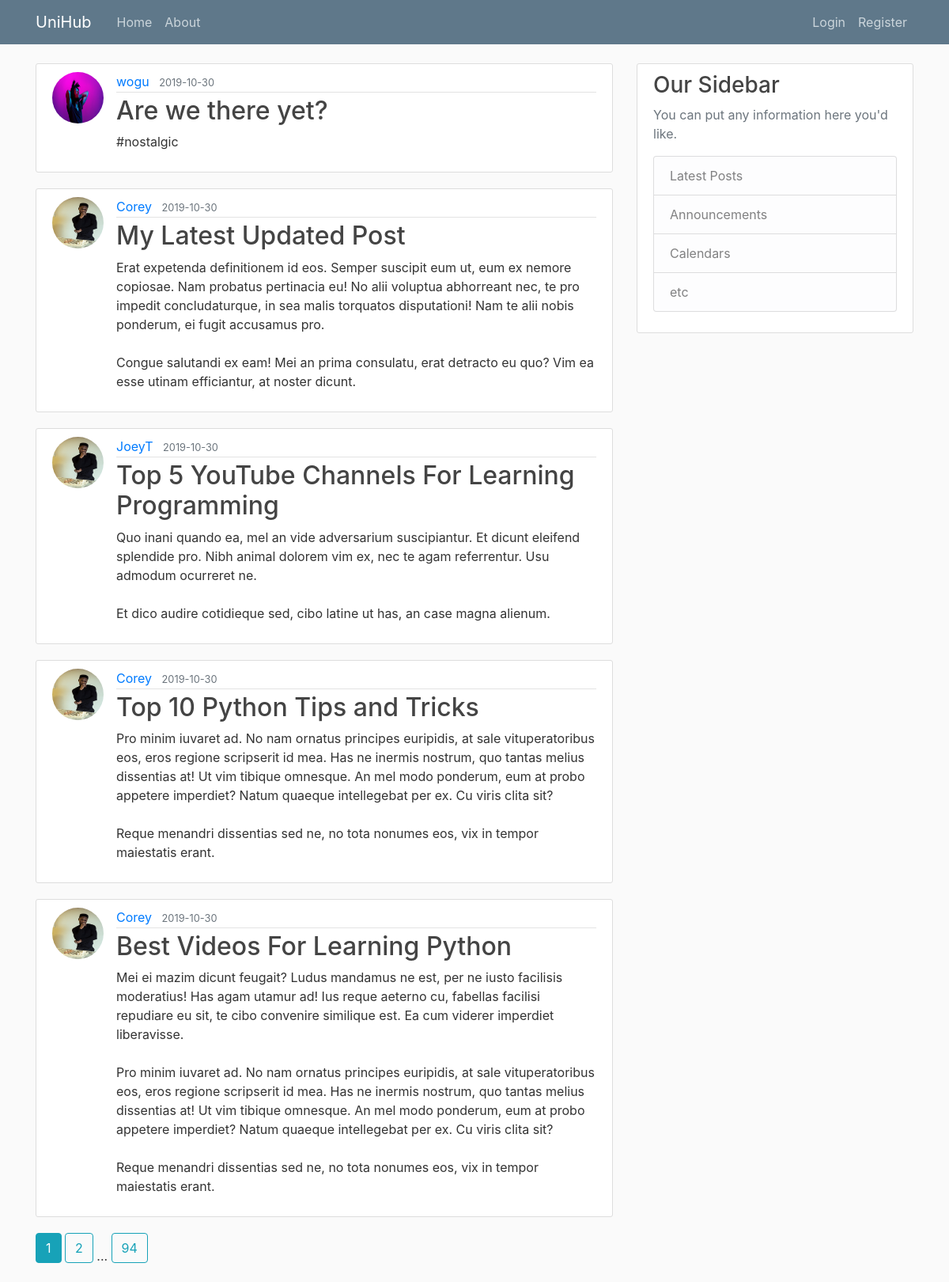
The page /home on the database its author committed.
### flaskblog/models.py (models this page shows, shortened)
class Post(db.Model):
    id = db.Column(db.Integer, primary_key=True)
    title = db.Column(db.String(100), nullable=False)
    date_posted = db.Column(db.DateTime, nullable=False, default=datetime.utcnow)
    content = db.Column(db.Text, nullable=False)
    user_id = db.Column(db.Integer, db.ForeignKey('user.id'), nullable=False)

class User(db.Model, UserMixin):
    id = db.Column(db.Integer, primary_key=True)
    username = db.Column(db.String(20), unique=True, nullable=False)
    email = db.Column(db.String(120), unique=True, nullable=False)
    image_file = db.Column(db.String(20), nullable=False, default='default.jpg')
    password = db.Column(db.String(60), nullable=False)
    posts = db.relationship('Post', backref='author', lazy=True)

### flaskblog/main/routes.py (the view)
@main.route("/")
@main.route("/home")
def home():
    page = request.args.get('page', 1, type=int)
    posts = Post.query.order_by(Post.date_posted.desc()).paginate(page=page, per_page=5)
    return render_template('home.html', posts=posts)

### flaskblog/templates/home.html
{% extends "layout.html" %}
{% block content %}
    {% for post in posts.items %}
        <article class="media content-section">
          <img class="rounded-circle article-img" src="{{ url_for('static', filename='profile_pics/' + post.author.image_file) }}">
          <div class="media-body">
            <div class="article-metadata">
              <a class="mr-2" href="{{ url_for('users.user_posts', username=post.author.username) }}">{{ post.author.username }}</a>
              <small class="text-muted">{{ post.date_posted.strftime('%Y-%m-%d') }}</small>
            </div>
            <h2><a class="article-title" href="{{ url_for('posts.post', post_id=post.id) }}">{{ post.title }}</a></h2>
            <p class="article-content">{{ post.content }}</p>
          </div>
        </article>
    {% endfor %}
    {% for page_num in posts.iter_pages(left_edge=1, right_edge=1, left_current=1, right_current=2) %}
      {% if page_num %}
        {% if posts.page == page_num %}
          <a class="btn btn-info mb-4" href="{{ url_for('main.home', page=page_num) }}">{{ page_num }}</a>
        {% else %}
          <a class="btn btn-outline-info mb-4" href="{{ url_for('main.home', page=page_num) }}">{{ page_num }}</a>
        {% endif %}
      {% else %}
        ...
      {% endif %}
    {% endfor %}
{% endblock content %}

### flaskblog/templates/layout.html (shortened to what this page needs)
<!DOCTYPE html>
<html>
<head>
    <link rel="stylesheet" href="https://maxcdn.bootstrapcdn.com/bootstrap/4.0.0/css/bootstrap.min.css">
    <link rel="stylesheet" type="text/css" href="{{ url_for('static', filename='main.css') }}">
</head>
<body>
    <header class="site-header">
      <nav class="navbar navbar-expand-md navbar-dark bg-steel fixed-top">
        <div class="container">
          <a class="navbar-brand mr-4" href="/">UniHub</a>
          <div class="collapse navbar-collapse" id="navbarToggle">
            <div class="navbar-nav mr-auto">
              <a class="nav-item nav-link" href="{{ url_for('main.home') }}">Home</a>
              <a class="nav-item nav-link" href="{{ url_for('main.about') }}">About</a>
            </div>
            <div class="navbar-nav">
              {% if current_user.is_authenticated %}
                <a class="nav-item nav-link" href="{{ url_for('posts.new_post') }}">New Post</a>
                <a class="nav-item nav-link" href="{{ url_for('users.account') }}">Account</a>
                <a class="nav-item nav-link" href="{{ url_for('users.logout') }}">Logout</a>
              {% else %}
                <a class="nav-item nav-link" href="{{ url_for('users.login') }}">Login</a>
                <a class="nav-item nav-link" href="{{ url_for('users.register') }}">Register</a>
              {% endif %}
            </div>
          </div>
        </div>
      </nav>
    </header>
    <main role="main" class="container">
      <div class="row">
        <div class="col-md-8">
          {% block content %}{% endblock %}
        </div>
        <div class="col-md-4">
          <div class="content-section">
            <h3>Our Sidebar</h3>
            <p class='text-muted'>You can put any information here you'd like.
              <ul class="list-group">
                <li class="list-group-item list-group-item-light">Latest Posts</li>
                <li class="list-group-item list-group-item-light">Announcements</li>
                <li class="list-group-item list-group-item-light">Calendars</li>
                <li class="list-group-item list-group-item-light">etc</li>
              </ul>
            </p>
          </div>
        </div>
      </div>
    </main>
</body>
</html>

### flaskblog/static/main.css (style rules this page uses)
body { background: #fafafa; color: #333333; margin-top: 5rem; }
h1, h2, h3, h4, h5, h6 { color: #444444; }
.bg-steel { background-color: #5f788a; }
.site-header .navbar-nav .nav-link { color: #cbd5db; }
.content-section { background: #ffffff; padding: 10px 20px; border: 1px solid #dddddd; border-radius: 3px; margin-bottom: 20px; }
.article-title { color: #444444; }
.article-content { white-space: pre-line; }
.article-img { height: 65px; width: 65px; margin-right: 16px; }
.article-metadata { padding-bottom: 1px; margin-bottom: 4px; border-bottom: 1px solid #e3e3e3 }

### rows shown on the page
Post: image_file (picture), author.username "wogu", date_posted "2019-10-30", title "Are we there yet?", content "#nostalgic"
Post: image_file (placeholder picture), author.username "Corey", date_posted "2019-10-30", title "My Latest Updated Post", content "Erat expetenda definitionem id eos. Semper suscipit eum ut, eum ex nemore copiosae. Nam probatus pertinacia eu! No alii voluptua abhorreant nec, te pro impedit concludaturque, in sea malis torquatos disputationi! Nam te alii nobis ponderum, ei fugit accusamus pro. Congue salutandi ex eam! Mei an prima consulatu, erat detracto eu quo? Vim ea esse utinam efficiantur, at noster dicunt."
Post: image_file (placeholder picture), author.username "JoeyT", date_posted "2019-10-30", title "Top 5 YouTube Channels For Learning Programming", content "Quo inani quando ea, mel an vide adversarium suscipiantur. Et dicunt eleifend splendide pro. Nibh animal dolorem vim ex, nec te agam referrentur. Usu admodum ocurreret ne. Et dico audire cotidieque sed, cibo latine ut has, an case magna alienum."
Post: image_file (placeholder picture), author.username "Corey", date_posted "2019-10-30", title "Top 10 Python Tips and Tricks", content "Pro minim iuvaret ad. No nam ornatus principes euripidis, at sale vituperatoribus eos, eros regione scripserit id mea. Has ne inermis nostrum, quo tantas melius dissentias at! Ut vim tibique omnesque. An mel modo ponderum, eum at probo appetere imperdiet? Natum quaeque intellegebat per ex. Cu viris clita sit? Reque menandri dissentias sed ne, no tota nonumes eos, vix in tempor maiestatis erant."
Post: image_file (placeholder picture), author.username "Corey", date_posted "2019-10-30", title "Best Videos For Learning Python", content "Mei ei mazim dicunt feugait? Ludus mandamus ne est, per ne iusto facilisis moderatius! Has agam utamur ad! Ius reque aeterno cu, fabellas facilisi repudiare eu sit, te cibo convenire similique est. Ea cum viderer imperdiet liberavisse. Pro minim iuvaret ad. No nam ornatus principes euripidis, at sale vituperatoribus eos, eros regione scripserit id mea. Has ne inermis nostrum, quo tantas melius dissentias at! Ut vim tibique omnesque. An mel modo ponderum, eum at probo appetere imperdiet? Natum quaeque intellegebat per ex. Cu viris clita sit? Reque menandri dissentias sed ne, no tota nonumes eos, vix in tempor maiestatis erant."

### other values the page prints
{{ page_num }} "1"
{{ page_num }} "2" "94"
